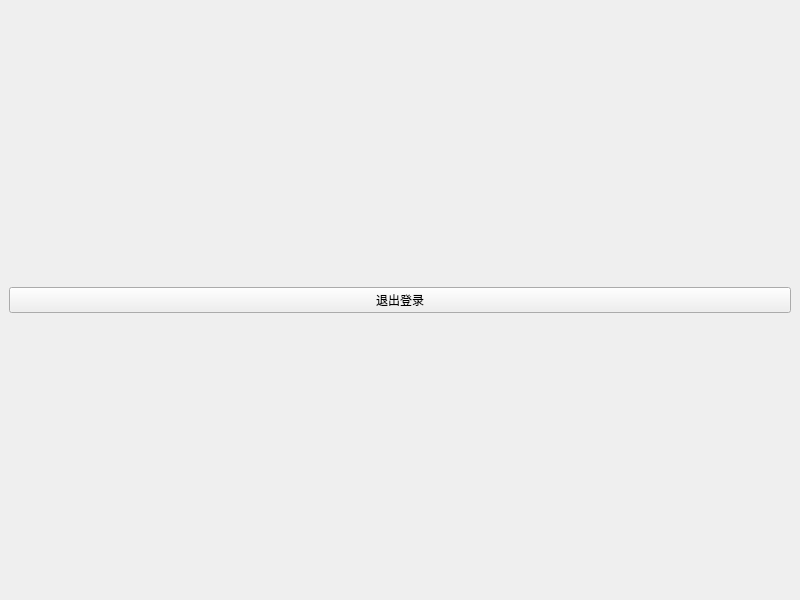
<?xml version="1.0" encoding="UTF-8"?>
<ui version="4.0">
 <class>MainWindow</class>
 <widget class="QMainWindow" name="MainWindow">
  <property name="geometry">
   <rect>
    <x>0</x>
    <y>0</y>
    <width>800</width>
    <height>600</height>
   </rect>
  </property>
  <property name="windowTitle">
   <string>MainWindow</string>
  </property>
  <widget class="QWidget" name="centralwidget">
   <layout class="QVBoxLayout" name="verticalLayout">
    <item>
     <layout class="QHBoxLayout" name="horizontalLayout">
      <item>
       <widget class="QPushButton" name="logout_button">
        <property name="text">
         <string>退出登录</string>
        </property>
       </widget>
      </item>
     </layout>
    </item>
   </layout>
  </widget>
 </widget>
 <resources/>
 <connections/>
</ui>
